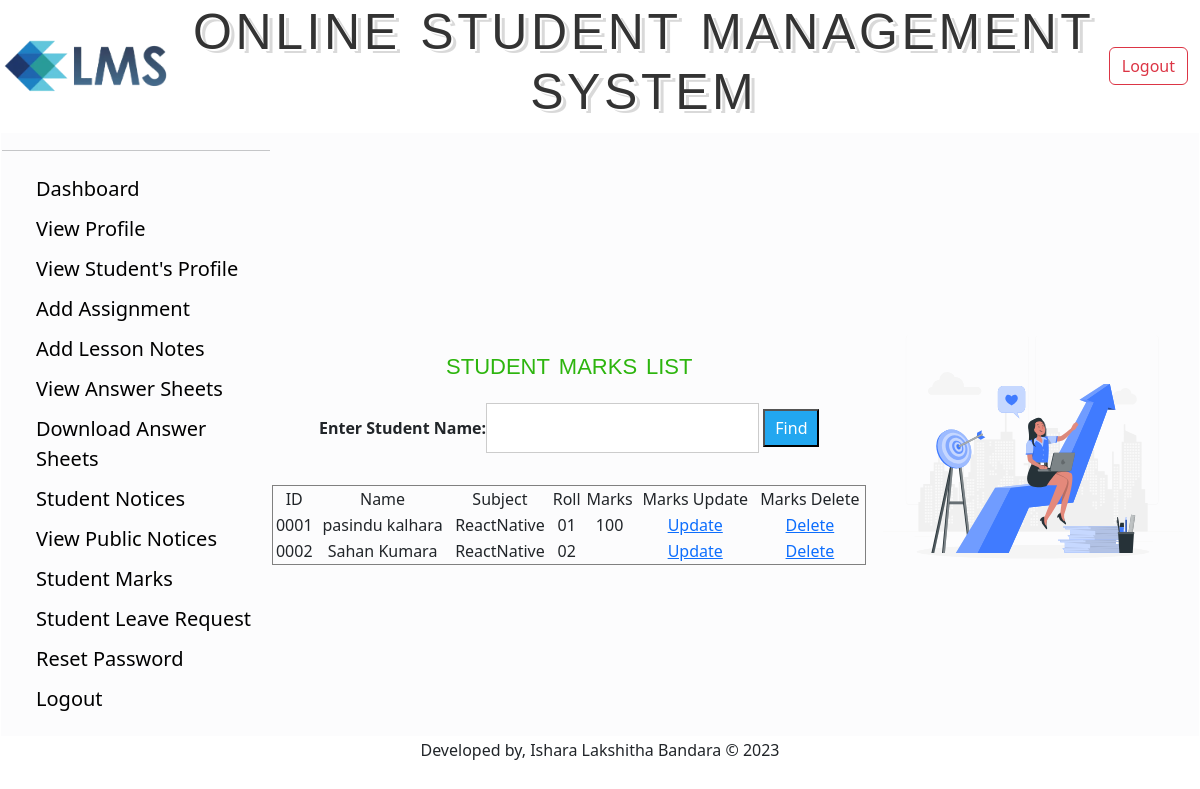
Screenshot of /Teacher/View/StudentListMarks.php (signed in) with the database file from the repository.
### tables this page shows
CREATE TABLE `student` (
  `id` varchar(20) NOT NULL,
  `name` varchar(70) NOT NULL,
  `email` varchar(70) NOT NULL,
  `mobile` varchar(70) NOT NULL,
  `gender` varchar(70) NOT NULL,
  `dob` varchar(10) NOT NULL,
  `class` varchar(10) NOT NULL,
  `section` varchar(10) NOT NULL,
  `roll` varchar(70) NOT NULL,
  `p_address` varchar(70) NOT NULL,
  `password` varchar(70) NOT NULL,
  `marks` varchar(10) NOT NULL
);

CREATE TABLE `teacher` (
  `id` varchar(20) NOT NULL,
  `name` varchar(70) NOT NULL,
  `email` varchar(70) NOT NULL,
  `mobile` varchar(70) NOT NULL,
  `gender` varchar(70) NOT NULL,
  `dob` date NOT NULL,
  `subject` varchar(30) NOT NULL,
  `password` varchar(70) NOT NULL
);

### Teacher/Model/DatabaseConnection.php (called while the page is built, shortened)
<?php
	function getUserById($Id){
		$conn = getConnection();
		$sql = "select * from teacher where id='{$Id}'";
		$result = mysqli_query($conn, $sql);
		$row = mysqli_fetch_assoc($result);
		return $row;
	}
	function getAllUser(){
		$conn = getConnection();
		$sql = "select * from student";
		$result = mysqli_query($conn, $sql);
		$users =[];
		while($row = mysqli_fetch_assoc($result)){
			array_push($users, $row);
		}
		return $users;
	}
?>

### Teacher/View/StudentListMarks.php (the view, shortened to what this page needs)
<?php
require_once('../Model/DatabaseConnection.php');
$User = getUserById($_COOKIE['ID']);
$MarksList = getAllUser();
if (isset($_COOKIE['flag'])) {
?>
  <!DOCTYPE html>
  <html>
  <head>
  </head>
  <body>
    <table border="1" cellspacing="0" width="80%">
      <?php include("TeacherHeader.php") ?>
      <tr>
        <td width="270px">
          <div id="sidebar">
            <ul>
              <li><a href="TeacherDashboard.php">Dashboard</a></li>
                            <li><a href="ViewProfile.php">View Profile</a></li>
                            <li><a href="StudentList.php">View Student's Profile</a></li>
                            <li><a href="UploadAssignment.php">Add Assignment</a></li>
                            <li><a href="UploadNotes.php">Add Lesson Notes</a></li>
                            <li><a href="ViewUploadedNotes(Student).php">View Answer Sheets</a></li>
                            <li><a href="assignmentDashboard.php">Download Answer Sheets</a></li>
                            <li><a href="NoticeBoard.php">Student Notices</a></li>
                            <li><a href="ViewSchoolNotice.php">View Public Notices</a></li>
                            <li><a href="StudentListMarks.php">Student Marks</a></li>
                            <li><a href="LeaveRequest.php">Student Leave Request</a></li>
                            <li><a href="ChangePass.php">Reset Password</a></li>
                            <li><a href="../Controller/Logout.php">Logout</a></li>
            </ul>
          </div>
        </td>
        </td>
        <td align="center" >
          <fieldset>
            <legend class="textlegend">STUDENT MARKS LIST</legend>
            <form class="" action="" method="post">
              <center>
                <b>Enter Student Name:</b><input type="text" name="name" id="name">
                <input type="button" name="" value="Find" onclick="ajax()">
              </center>
              <div id="myh1" class="">
                <br>
                <?php
                echo "<table border = 1 width='100%' cellspacing = 0  >
								<tr align = 'center'>
								    <td>ID</td>
								    <td>Name</td>
                    <td>Subject</td>
                    <td>Roll</td>
                    <td>Marks</td>
								    <td>Marks Update</td>
                    <td>Marks Delete</td>
								</tr>";
                for ($i = 0; $i < count($MarksList); $i++) {
                  echo "<tr align = 'center'>
								    <td>{$MarksList[$i]['id']}</td>
								    <td>{$MarksList[$i]['name']}</td>
                    <td>{$User['subject']}</td>
                    <td>{$MarksList[$i]['roll']}</td>
                    <td>{$MarksList[$i]['marks']}</td>
								    <td> <a href='Marks.php?id={$MarksList[$i]['id']}'> Update </a></td>
                    <td> <a href='DeleteMarks.php?id={$MarksList[$i]['id']}'> Delete </a> </td>
								</tr>";
                }
                echo "</table>";
                ?>
              </div>
            </form>
          </fieldset>
        </td><td align="center"><img height="300px" weight="80px" src="../Resources/grades.svg" alt=""></td>
      </tr>
    </table>
<?php include("TeacherFooter.php") ?>
  </body>
  </html>
<?php
} else {
  header('location: LoginPage.php');
}
?>

### Teacher/css/sidebar.css (style rules this page uses)
#sidebar ul li { list-style-type: none; font-size: 20px; padding: 5px 2px; }
#sidebar ul li:last-child { border-bottom: 0; }
#sidebar ul li a { text-decoration: none; color: #000; }
input[type=button] { background-color: #22A7F0; width: auto; color: white; padding: 5px 10px; cursor: pointer; }
input[type=text],input[type=email], input[type=password] { padding: 8px 20px; margin: 8px 0; display: inline-block; border: 1px solid #ccc; box-sizing: border-box; }

### Teacher/css/adminlogin.css (style rules this page uses)
input[type="text"], input[type="password"] { padding: 12px 20px; margin: 8px 0; display: inline-block; border: 1px solid #ccc; box-sizing: border-box; }
.textlegend { font-family: Verdana, Geneva, sans-serif; font-size: 32px; letter-spacing: 0px; word-spacing: 0px; color: #2DB50E; font-weight: normal; text-decoration: none; font-style: normal; font-variant: small-caps; text-transform: lowercase; }

### rows the page displays
student: id "0001", name "pasindu kalhara", roll "01", marks "100"
teacher: subject "ReactNative"
student: id "0002", name "Sahan Kumara", roll "02"
